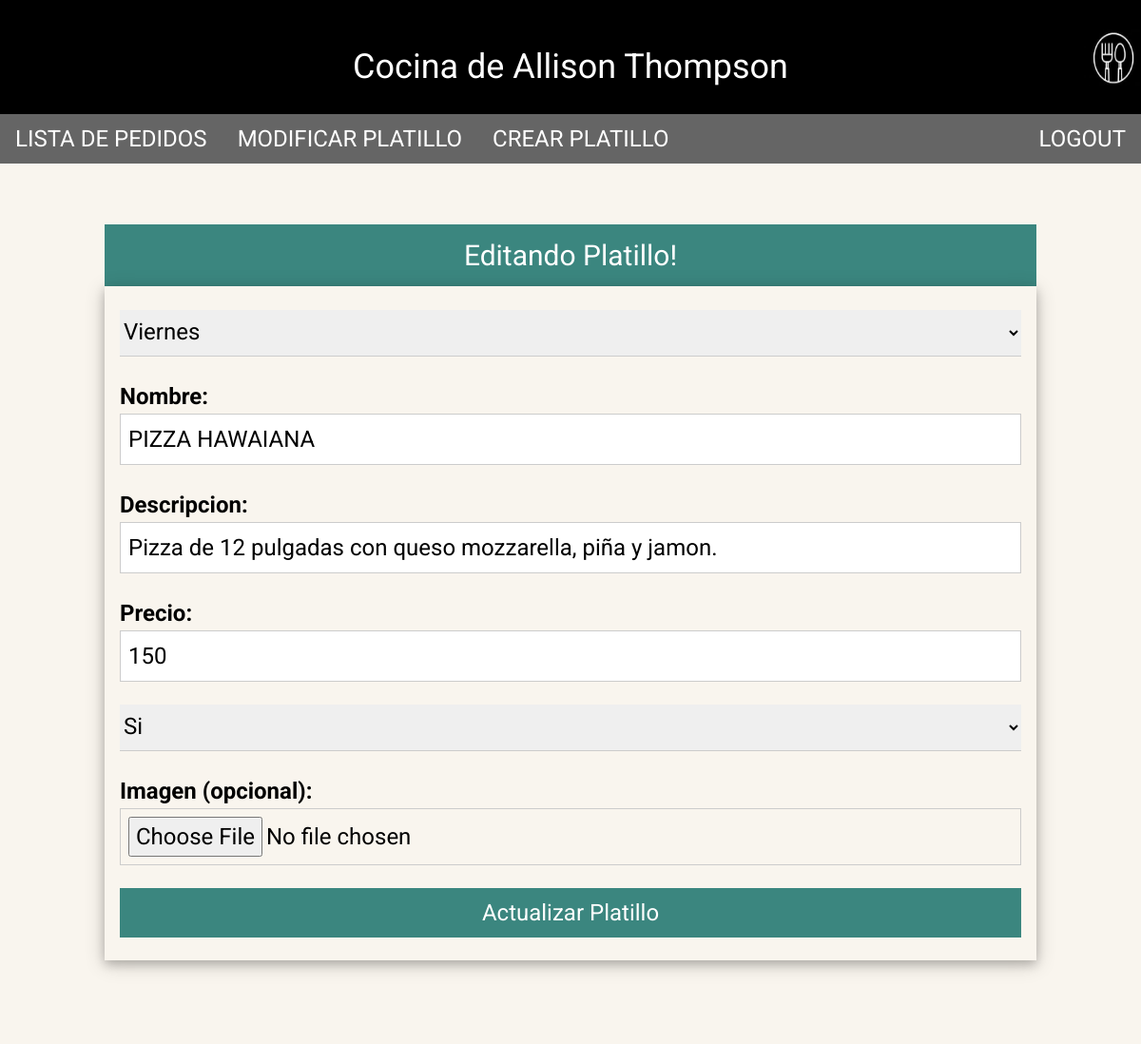
The app's page /php/edit_platillo_form.php?id=14 (signed in) with its own data.
### tables this page shows
CREATE TABLE `platillos` (
  `id` int(11) NOT NULL,
  `day` tinyint(4) NOT NULL,
  `nombre` varchar(64) NOT NULL,
  `descripcion` text NOT NULL,
  `precio` float NOT NULL,
  `imagen_path` varchar(64) NOT NULL,
  `visible` tinyint(4) NOT NULL
);

### php/ConsultaBD.php (called while the page is built, shortened)
<?php
	function consultaBD($consulta) {
		$conexion  = mysqli_connect(cServidor,cUsuario,cClave,cBd);
		$resultado = mysqli_query($conexion,$consulta);
		if($resultado)
			return $resultado;
		else
			return FALSE;
	}
	?>

### php/edit_platillo_form.php (the view, shortened to what this page needs)
<?php
    include('ConsultaBD.php');
    $id = $_GET['id'];
?>
<html lang="es">
<head>
    <link rel="stylesheet" href="../styles/style.css">
    <link rel="stylesheet" href="../styles/general.css">
</head>
<body>
    <header class="w3-display-container w3-black w3-teal w3-responsive" style="height: 120px;">
            <h1 class="w3-display-middle">Cocina de Allison Thompson</h1>
            <img class="w3-display-right" src="img/logo.png" alt="logo" width="60" height="60">
    </header>
    <nav class="w3-bar w3-xlarge w3-black w3-opacity w3-hover-opacity-off w3-top" id="myNavbar">
        <a href="lista_pedidos.php" class="w3-bar-item w3-button w3-mobile">LISTA DE PEDIDOS</a>
        <a href="modificar_platillos.php" class="w3-bar-item w3-button w3-mobile">MODIFICAR PLATILLO</a>
        <a href="crear_platillo.php" class="w3-bar-item w3-button w3-mobile">CREAR PLATILLO</a>
        <a href="logout.php" class="w3-bar-item w3-button w3-mobile w3-right">LOGOUT</a>
    </nav>
    <main>
        <div class="w3-container w3-padding-64 w3-sand w3-grayscale-min w3-xlarge">
        <div class="w3-content">
            <div class="w3-container w3-teal w3-center" >
                <h2>Editando Platillo!</h2>
            </div>
            <form name="crearPlatillo" id="crearPlatillo" class="w3-container w3-card-4" enctype="multipart/form-data" action=<?php echo "\"edit_platillo.php?id=$id;\"" ?> class="form-container" method="post" autocomplete="off">
                <?php
                    $data = mysqli_fetch_array(consultaBD("SELECT * FROM platillos WHERE id = '$id'"));
                    $dia = $data['day'];
                    $nombre = $data['nombre'];
                    $descripcion = $data['descripcion'];
                    $precio = $data['precio'];
                    $visible = $data['visible'];
                ?>
                <p>
                    <select class="w3-select" name="dia" required>
                        <option value="5" <?php if($dia == 5) { echo "selected";} ?>>Viernes</option>
                    </select>
                </p>
                <p>
                    <label for="nombre"> <strong>Nombre:</strong> </label>
                    <input class="w3-input w3-border" type="text" id="nombre" value ='<?php echo $nombre ?>' required name="nombre" >
                </p>
                <p>
                    <label for="descripcion"> <strong>Descripcion:</strong> </label>
                    <input class="w3-input w3-border" type="text" id="descripcion" value ='<?php echo $descripcion ?>' required name="descripcion">
                </p>
                <p>
                    <label for="precio"> <strong>Precio:</strong> </label>
                    <input class="w3-input w3-border" type="number" id="precio" value = '<?php echo     $precio ?>' required name="precio">
                </p>
                <p>
                    <select class="w3-select" name="visible" required>
                        <option value="1"<?php if($visible == 1) { echo "selected";} ?>>Si</option>
                    </select>
                </p>
                <p>
                    <label for="imagen"> <strong>Imagen (opcional):</strong> </label>
                    <input class="w3-input w3-border" type="file" id="imagen" name="imagen">
                </p>
                <p>
                    <button type="submit" class="w3-btn w3-padding w3-teal w3-block">Actualizar Platillo</button>
                </p>
            </form>
        </div>
        </div>
    </main>
</body>
</html>

### styles/style.css (style rules this page uses)
html { box-sizing:border-box }
*,*:before,*:after { box-sizing:inherit }
html { -ms-text-size-adjust:100%; -webkit-text-size-adjust:100% }
body { margin:0 }
article,aside,details,figcaption,figure,footer,header,main,menu,nav,section { display:block }
a { background-color:transparent }
b,strong { font-weight:bolder }
img { border-style:none }
button,input,select,textarea,optgroup { font:inherit;margin:0 }
button,input { overflow:visible }
button,select { text-transform:none }
button,[type=button],[type=reset],[type=submit] { -webkit-appearance:button }
html,body { font-family:Verdana,sans-serif;font-size:15px;line-height:1.5 }
html { overflow-x:hidden }
h1 { font-size:36px }
h2 { font-size:30px }
h1,h2,h3,h4,h5,h6 { font-family:"Segoe UI",Arial,sans-serif;font-weight:400;margin:10px 0 }
img { vertical-align:middle }
a { color:inherit }
.w3-btn,.w3-button { border:none;display:inline-block;padding:8px 16px;vertical-align:middle;overflow:hidden;text-decoration:none;color:inherit;background-color:inherit;text-align:center;cursor:pointer;white-space:nowrap }
.w3-btn,.w3-button { -webkit-touch-callout:none;-webkit-user-select:none;-khtml-user-select:none;-moz-user-select:none;-ms-user-select:none;user-select:none }
.w3-tooltip,.w3-display-container { position:relative }
.w3-input { padding:8px;display:block;border:none;border-bottom:1px solid #ccc;width:100% }
.w3-select { padding:9px 0;width:100%;border:none;border-bottom:1px solid #ccc }
.w3-bar { width:100%;overflow:hidden }
.w3-bar .w3-bar-item { padding:8px 16px;float:left;width:auto;border:none;display:block;outline:0 }
.w3-bar .w3-button { white-space:normal }
.w3-block { display:block;width:100% }
.w3-responsive { display:block;overflow-x:auto }
.w3-container:after,.w3-container:before,.w3-panel:after,.w3-panel:before,.w3-row:after,.w3-row:before,.w3-row-padding:after,.w3-row-padding:before, .w3-cell-row:before,.w3-cell-row:after,.w3-clear:after,.w3-clear:before,.w3-bar:before,.w3-bar:after { content:"";display:table;clear:both }
.w3-content,.w3-auto { margin-left:auto;margin-right:auto }
.w3-content { max-width:980px }
.w3-top,.w3-bottom { position:fixed;width:100%;z-index:1 }
.w3-top { top:0 }
.w3-display-middle { position:absolute;top:50%;left:50%;transform:translate(-50%,-50%);-ms-transform:translate(-50%,-50%) }
.w3-display-right { position:absolute;top:50%;right:0%;transform:translate(0%,-50%);-ms-transform:translate(0%,-50%) }
.w3-container,.w3-panel { padding:0.01em 16px }
.w3-card-4,.w3-hover-shadow:hover { box-shadow:0 4px 10px 0 rgba(0,0,0,0.2),0 4px 20px 0 rgba(0,0,0,0.19) }
.w3-opacity,.w3-hover-opacity:hover { opacity:0.60 }
.w3-greyscale-min,.w3-grayscale-min { filter:grayscale(50%) }
.w3-xlarge { font-size:24px!important }
.w3-center { text-align:center!important }
.w3-border { border:1px solid #ccc!important }
.w3-padding { padding:8px 16px!important }
.w3-padding-64 { padding-top:64px!important;padding-bottom:64px!important }
.w3-right { float:right!important }
.w3-sand,.w3-hover-sand:hover { color:#000!important;background-color:#fdf5e6!important }
.w3-teal,.w3-hover-teal:hover { color:#fff!important;background-color:#009688!important }
.w3-black,.w3-hover-black:hover { color:#fff!important;background-color:#000!important }

### styles/general.css (style rules this page uses)
body, html { height: 100%; }
body,h1,h2,h3,h4,h5,h6 { font-family: 'Roboto', sans-serif; }
#myNavbar { position: -webkit-sticky; position: sticky; }

### records on screen
platillos: dia "Viernes", nombre "PIZZA HAWAIANA", descripcion "Pizza de 12 pulgadas con queso mozzarella, piña y jamon.", precio "150", visible "Si"
